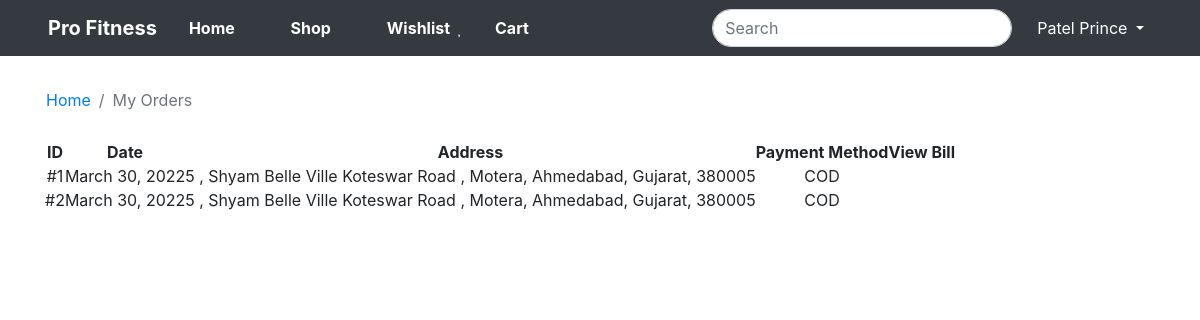
Screenshot of /my_orders (signed in) with the database file from the repository.
### fitness/models.py (models this page shows, shortened)
class Order(models.Model):
    id = models.IntegerField(primary_key=True, serialize=False)
    user = models.ForeignKey(User, on_delete=models.CASCADE)
    email = models.EmailField(max_length=254)
    mobile = models.CharField(max_length=10)
    order_Items = jsonfield.JSONField()
    itemLen = jsonfield.JSONField()
    price = jsonfield.JSONField()
    amount = models.IntegerField(default=0)
    address1 = models.CharField(max_length=200)
    address2 = models.CharField(max_length=200)
    city = models.CharField(max_length=50)
    state = models.CharField(max_length=50)
    zip = models.CharField(max_length=15)
    payment_method = models.CharField(max_length=15, default="COD")
    date = models.DateField(auto_now=True , auto_now_add=False)

### fitness/views.py (the view)
# urls.py: path('my_orders', views.my_orders, name="My Orders Page"),
def my_orders(request):
    orders = Order.objects.filter(user=request.user)
    return render(request, 'my_orders.html', context={'orders': orders})

### templates/my_orders.html (shortened to what this page needs)
{% extends 'incFiles/basic.html' %}
{% load static %}
{% block body %}
<nav aria-label="breadcrumb">
       <ol class="breadcrumb container">
              <li class="breadcrumb-item"><a href="/">Home</a></li>
              <li class="breadcrumb-item active" aria-current="page">My Orders</li>
       </ol>
</nav>
<div class="container mb-4">
       <table id="table_id" class="display text-center">
              <thead>
                     <tr>
                            <th>ID</th>
                            <th>Date</th>
                            <th>Address</th>
                            <th>Payment Method</th>
                            <th>View Bill</th>
                     </tr>
              </thead>
              <tbody>
                     {% for i in orders %}
                     <tr>
                            <td>#{{i.id}}</td>
                            <td>{{i.date}}</td>
                            <td>
                                   {{i.address1}} {{i.address2}}, {{i.city}}, {{i.state}}, {{i.zip}}
                            </td>
                            <td>
                                   {{i.payment_method}}
                            </td>
                            <td>
                                   <a href="/view_bill/{{i.id}}" class="text-dark"><i class="fas fa-eye"></i></a>
                            </td>
                     </tr>
                     {% endfor %}
              </tbody>
       </table>
</div>
{% endblock %}

### templates/incFiles/basic.html (shortened to what this page needs)
{% load static %}
<!DOCTYPE html>
<html lang="en">
       <head>
              <link rel="stylesheet" href="{% static 'bootstrap/css/bootstrap.min.css' %}" />
              <link rel="stylesheet" href="{% static 'owl-carousel/owl.carousel.css' %}" />
              <link rel="stylesheet" href="{% static 'owl-carousel/owl.carousel.min.css' %}" />
              <link rel="stylesheet" href="{% static 'css/style.css' %}" />
              <link rel="stylesheet" href="{% static 'css/shop.css' %}" />
              <link rel="stylesheet" href="{% static 'css/single_product.css' %}" />
              <link rel="stylesheet" href="{% static 'font-awesome/css/all.css' %}" />
              <link rel="stylesheet" href="{% static 'data-tables/data-table.css' %}" />
       </head>
       <body>
              <nav class="navbar navbar-expand-lg navbar-dark bg-dark px-5">
                     <a class="navbar-brand font-weight-bold text-white" href="/">Pro Fitness</a>
                     <div class="collapse navbar-collapse" id="navbarSupportedContent">
                            <ul class="navbar-nav mr-auto">
                                   <li class="nav-item mx-2">
                                          <a class="nav-link text-white font-weight-bold {% if "home" in request.path %}text-warning{% endif %}"
                                                 href="/home">Home &nbsp; <i style="font-size: 1rem;"
                                                        class="far fa-home"></i></a>
                                   </li>
                                   <li class="nav-item mx-2">
                                          <a class="nav-link text-white font-weight-bold {% if "shop" in request.path %}text-warning{% endif %}"
                                                 href="/shop">Shop &nbsp; <i style="font-size: 1rem;"
                                                        class="fad fa-dumbbell"></i></a>
                                   </li>
                                   <li class="nav-item mx-2">
                                          <a class="nav-link text-white font-weight-bold {% if "my_wishlist" in request.path %}text-warning{% endif %}"
                                                 href="/my_wishlist">Wishlist &nbsp;<i style="font-size: 1rem;"
                                                        class="far fa-heart"></i></a>
                                   </li>
                                   <li class="nav-item mx-2">
                                          <a class="nav-link text-white font-weight-bold {% if "cart" in request.path %}text-warning{% endif %}"
                                                 href="/cart">Cart &nbsp;<i style="font-size: 1rem;"
                                                        class="far fa-cart-plus"></i></a>
                                   </li>
                            </ul>
                            <ul class="navbar-nav ml-auto">
                                   <form class="form-inline searchForm">
                                          <input class="form-control" type="search" placeholder="Search"
                                                 aria-label="Search">
                                          <button class="btn" type="submit"><i class="far fa-search"></i></button>
                                   </form>
                                   {% if user.is_authenticated %}
                                   <li class="nav-item dropdown">
                                          <a class="nav-link dropdown-toggle text-white" href="#" id="navbarDropdown" role="button"
                                                 data-toggle="dropdown" aria-expanded="false">
                                                 <i class="fas fa-user-circle"></i>
                                                 {{user.first_name}} {{user.last_name}}
                                          </a>
                                   </li>
                                   {% else %}
                                   <li class="nav-item mx-2">
                                          <a class="nav-link" href="/my_account"><i style="font-size: 1rem;color:white"
                                                        class="far fa-user-circle"></i></a>
                                   </li>
                                   {% endif %}
                            </ul>
                     </div>
              </nav>
              {% block body %}{% endblock body %}
       </body>
</html>

### static/css/style.css (style rules this page uses)
* { margin: 0; padding: 0; box-sizing: border-box; }
.searchForm { position: relative; width: 300px; }
.searchForm input { min-width: 100%; border-radius: 50px; }
.searchForm button { right: 10px; position: absolute; }

### static/css/single_product.css (style rules this page uses)
.breadcrumb { margin-top: 20px; background-color: transparent; }

### rows the page displays
Order: id "1", date "March 30, 2022", address1 "5 , Shyam Belle Ville", address2 "Koteswar Road , Motera", city "Ahmedabad", state "Gujarat", zip "380005", payment_method "COD"
Order: id "2", date "March 30, 2022", address1 "5 , Shyam Belle Ville", address2 "Koteswar Road , Motera", city "Ahmedabad", state "Gujarat", zip "380005", payment_method "COD"

### other values shown
{{ user.first_name }} "Patel"
{{ user.last_name }} "Prince"
